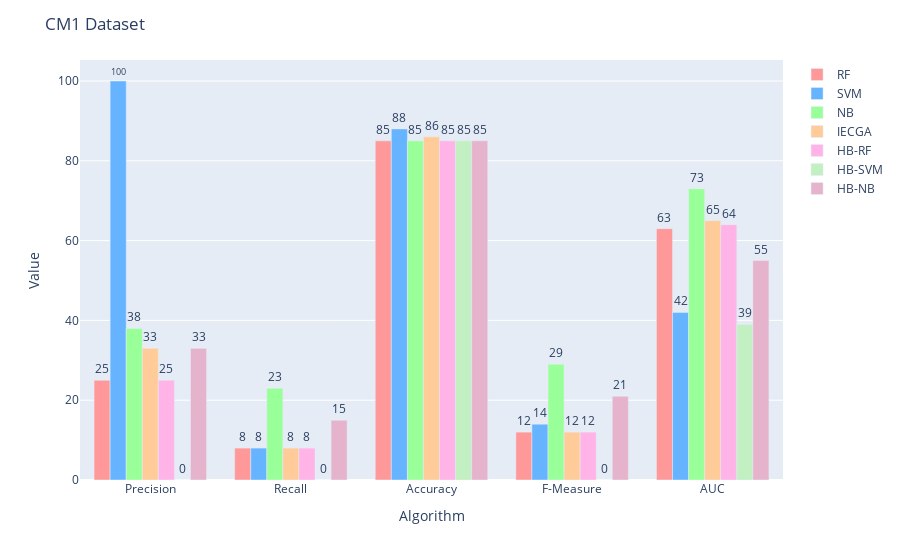

This figure's notebook cell:
### Code cell
import plotly.graph_objects as go
import numpy as np

# Sample data
categories = ['Precision','Recall','Accuracy','F-Measure','AUC']
# Each row corresponds to one category; each column is one of the 8 parts
data = np.array([
    [25,100,38,33,25,0,33],
    [8,8,23,8,8,0,15],
    [85,88,85,86,85,85,85],
    [12,14,29,12,12,0,21],
    [63,42,73,65,64,39,55],
    
])

# Define colors for each part
colors = [
    '#ff9999', '#66b3ff', '#99ff99', '#ffcc99',
    '#ffb3e6', '#c2f0c2', '#e6b3cc'
]
name_list=['RF','SVM','NB','IECGA','HB-RF','HB-SVM','HB-NB']
# Create a Figure
fig = go.Figure()

# Add each part as a separate trace, with side-by-side grouping
for i in range(data.shape[1]):
    fig.add_trace(go.Bar(
        x=categories,
        y=data[:, i],
        name=name_list[i],
        marker_color=colors[i],
        # Display the exact data values as text on top of each bar
        text=data[:, i],
        textposition='outside'
    ))

# Configure the layout for grouped bars
fig.update_layout(
    barmode='group',
    title='CM1 Dataset',
    xaxis_title='Algorithm',
    yaxis_title='Value',
    # If your chart's text appears cut off, increase the margin
    margin=dict(t=60)
)

fig.show()

### Figure 1 — Plotly figure (JSON) as saved in the notebook; plotly's stock layout.template omitted (floating-point values rounded to 4 significant figures)
{"data": [{"marker": {"color": "#ff9999"}, "name": "RF", "text": [25, 8, 85, 12, 63], "textposition": "outside", "type": "bar", "x": ["Precision", "Recall", "Accuracy", "F-Measure", "AUC"], "y": [25, 8, 85, 12, 63]}, {"marker": {"color": "#66b3ff"}, "name": "SVM", "text": [100, 8, 88, 14, 42], "textposition": "outside", "type": "bar", "x": ["Precision", "Recall", "Accuracy", "F-Measure", "AUC"], "y": [100, 8, 88, 14, 42]}, {"marker": {"color": "#99ff99"}, "name": "NB", "text": [38, 23, 85, 29, 73], "textposition": "outside", "type": "bar", "x": ["Precision", "Recall", "Accuracy", "F-Measure", "AUC"], "y": [38, 23, 85, 29, 73]}, {"marker": {"color": "#ffcc99"}, "name": "IECGA", "text": [33, 8, 86, 12, 65], "textposition": "outside", "type": "bar", "x": ["Precision", "Recall", "Accuracy", "F-Measure", "AUC"], "y": [33, 8, 86, 12, 65]}, {"marker": {"color": "#ffb3e6"}, "name": "HB-RF", "text": [25, 8, 85, 12, 64], "textposition": "outside", "type": "bar", "x": ["Precision", "Recall", "Accuracy", "F-Measure", "AUC"], "y": [25, 8, 85, 12, 64]}, {"marker": {"color": "#c2f0c2"}, "name": "HB-SVM", "text": [0, 0, 85, 0, 39], "textposition": "outside", "type": "bar", "x": ["Precision", "Recall", "Accuracy", "F-Measure", "AUC"], "y": [0, 0, 85, 0, 39]}, {"marker": {"color": "#e6b3cc"}, "name": "HB-NB", "text": [33, 15, 85, 21, 55], "textposition": "outside", "type": "bar", "x": ["Precision", "Recall", "Accuracy", "F-Measure", "AUC"], "y": [33, 15, 85, 21, 55]}], "layout": {"barmode": "group", "margin": {"t": 60}, "title": {"text": "CM1 Dataset"}, "xaxis": {"title": {"text": "Algorithm"}}, "yaxis": {"title": {"text": "Value"}}}}
